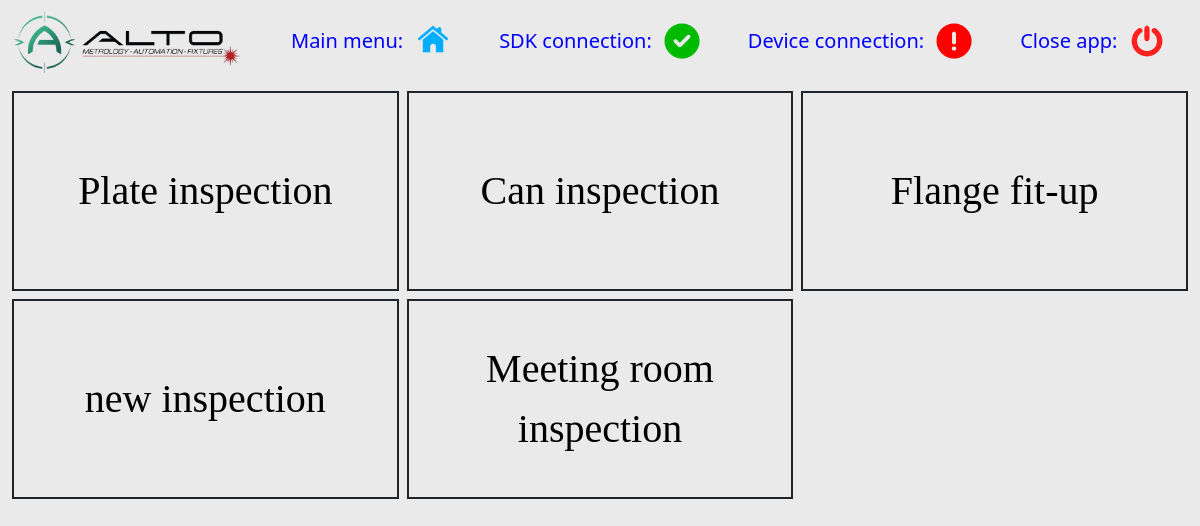
Page /home/ on the earlier database version.
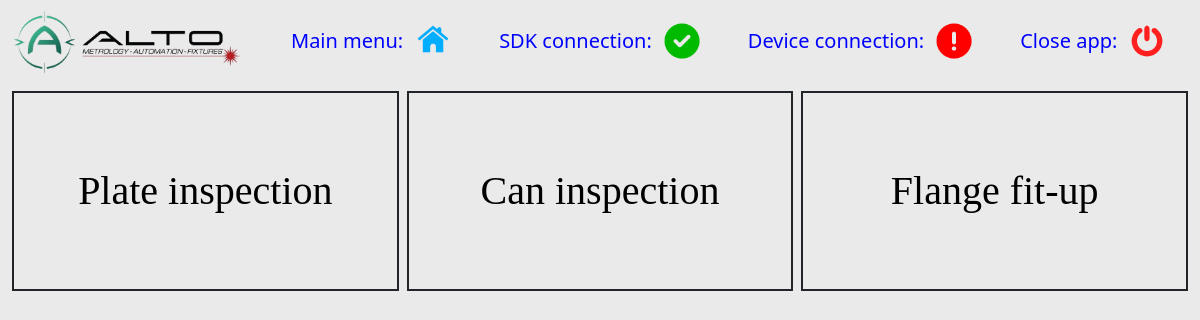
Same page on the later database version.
### user_interface/models.py (models this page shows, shortened)
class MainFunction(models.Model):
    name = models.CharField(blank=False, max_length=200)
    view_name = models.CharField(blank=False, max_length=200)

### user_interface/views.py (the view)
# urls.py: path('home/', HomePage.as_view(), name='home'),
class HomePage(ListView):
    template_name = 'user_interface/home.html'
    model = MainFunction

### user_interface/templates/user_interface/home.html
{% extends "user_interface/base.html" %}
{% load static %}
{% block page_css %}
<link rel="stylesheet" href="{% static 'user_interface/home.css' %}">
{% endblock %}
{% block content %}
    <div class="container-fluid text-center">
      <div class="row row-cols-3 g-2">
        {% for function in object_list %}
        <div class="col">
          <div class="function">
              {% if function.view_name %}
              <a href="{% url 'fill_form' pk=function.pk %}">{{ function.name }}</a>
              {% else %}
              <a href="">{{ function.name }}</a>
              {% endif %}
          </div>
        </div>
        {% endfor %}
      </div>
    </div>
{% endblock %}

Differences in the rows shown:
removed MainFunction: name "new inspection"
removed MainFunction: name "Meeting room inspection"
